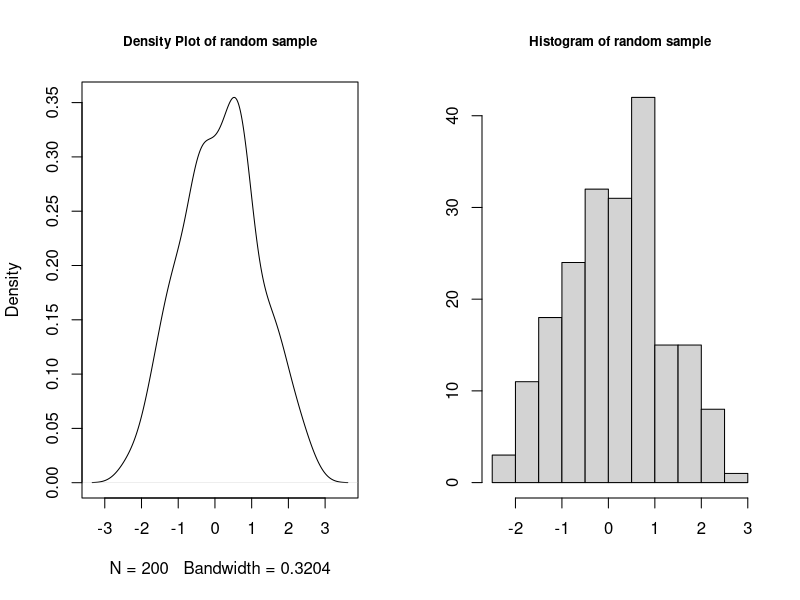
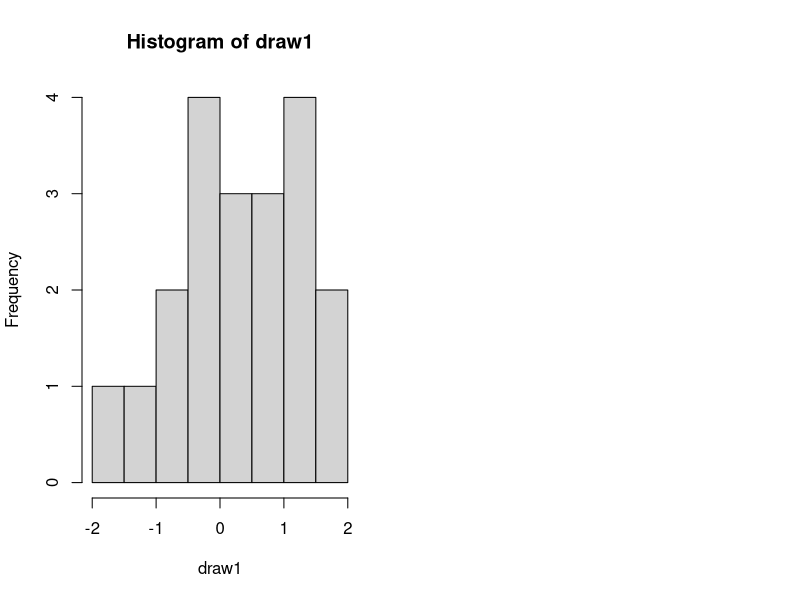

Here is the R script that generated these plots, in order:
## ---- chunk 1
knitr::opts_chunk$set(echo = TRUE)
## ---- chunk 2
# Set seed
set.seed(12345) 

# A sample of 100 observations from a normal distribution with mean = 0 and sd = 1. 
dat1 <- rnorm(200, 0, 1)

# We can plot 
par(mfrow=c(1,2)) #This creates matrix of m rows by n columns to be able to plot more than one plot
plot(density(dat1), main="Density Plot of random sample", cex.main = 0.8)
hist(dat1, main = "Histogram of random sample", ylab="", xlab="", cex.main = 0.8)
## ---- chunk 3
# Draw 20 observations and take the mean of the draw 
draw1 <- sample(dat1, 20)
mean(draw1)
hist(draw1)
## ---- chunk 4
testing1 <- runif(500, 0, 1)
